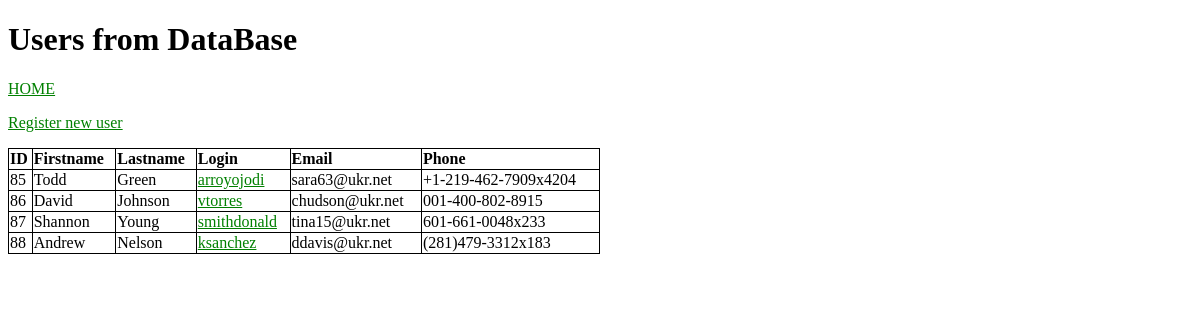
/users/, run on an earlier commit of the app's database.
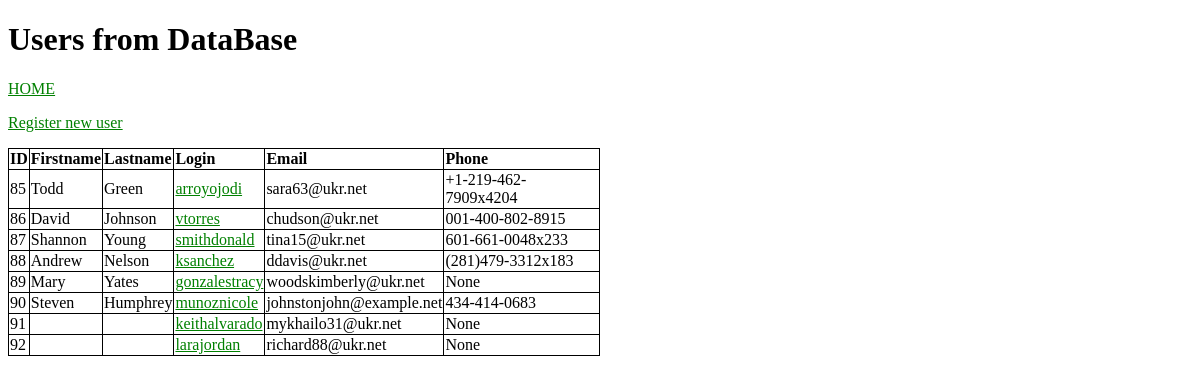
And on a later commit of the database.
### users/models.py (models this page shows)
class User(models.Model):
    login = models.CharField(max_length=255, null=True)
    password = models.CharField(max_length=255, null=True)
    firstname = models.CharField(max_length=255)
    lastname = models.CharField(max_length=255)
    phone = models.CharField(max_length=20, null=True, unique=True)
    email = models.EmailField(null=False, unique=True)

### users/views.py (the view)
# urls.py: path('', include('users.urls')),
def users(request):
    if not request.GET:
        users_db = User.objects.all().values()
        context = {
            'users': users_db
        }
        return render(request, 'users.html', context)
    else:
        user_email = request.GET.get('email')
        new_user = User.objects.filter(email=user_email).values()
        return HttpResponse(f'New users: {new_user}')

### users/templates/users.html (shortened to what this page needs)
<!DOCTYPE html>
<html>
<body>
<h1>Users from DataBase</h1>
<p><a href="/">HOME</a></p>
<a href="{% url 'register_user' %}">Register new user</a>
<div>
  <table style="width:50%">
    <tr color="blue">
      <th>ID</th>
      <th>Firstname</th>
      <th>Lastname</th>
      <th>Login</th>
      <th>Email</th>
      <th>Phone</th>
    </tr>
      {% for user in users %}
    <tr>
      <td>{{ user.id }}</td>
      <td>{{ user.firstname }}</td>
      <td>{{ user.lastname }}</td>
      <td><a href="{% url 'new_user_id' user.id %}">{{ user.login }}</a></td>
      <td>{{ user.email }}</td>
      <td>{{ user.phone }}</td>
    </tr>
      {% endfor %}
  </table>
</div>
</body>
</html>

What changed in the data, as far as the page shows it:
added User: id "89", firstname "Mary", lastname "Yates", login "gonzalestracy", email "woodskimberly@ukr.net", phone "None"
added User: id "90", firstname "Steven", lastname "Humphrey", login "munoznicole", email "johnstonjohn@example.net", phone "434-414-0683"
added User: id "91", login "keithalvarado", email "mykhailo31@ukr.net", phone "None"
added User: id "92", login "larajordan", email "richard88@ukr.net", phone "None"
